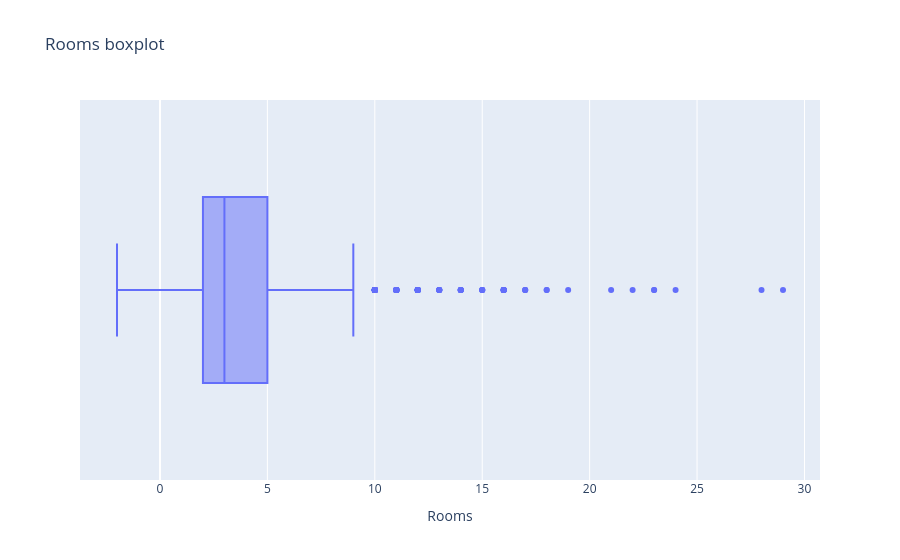

The notebook cell this image was saved under:
### Code cell
fig = px.box(
    df, 
    x='Rooms',
    title='Rooms boxplot',
)

fig.show()

### Figure 1 — Plotly figure (JSON) as saved in the notebook; plotly's stock layout.template omitted (floating-point values rounded to 4 significant figures; data arrays with more than 128 entries replaced by an {"elided": "..."} marker saying what was removed)
{"data": [{"alignmentgroup": "True", "hovertemplate": "Rooms=%{x}<extra></extra>", "legendgroup": "", "marker": {"color": "#636efa"}, "name": "", "notched": false, "offsetgroup": "", "orientation": "h", "showlegend": false, "type": "box", "x": {"elided": "3035 float values"}, "x0": " ", "xaxis": "x", "y0": " ", "yaxis": "y"}], "layout": {"boxmode": "group", "legend": {"tracegroupgap": 0}, "title": {"text": "Rooms boxplot"}, "xaxis": {"anchor": "y", "domain": [0, 1], "title": {"text": "Rooms"}}, "yaxis": {"anchor": "x", "domain": [0, 1]}}}
